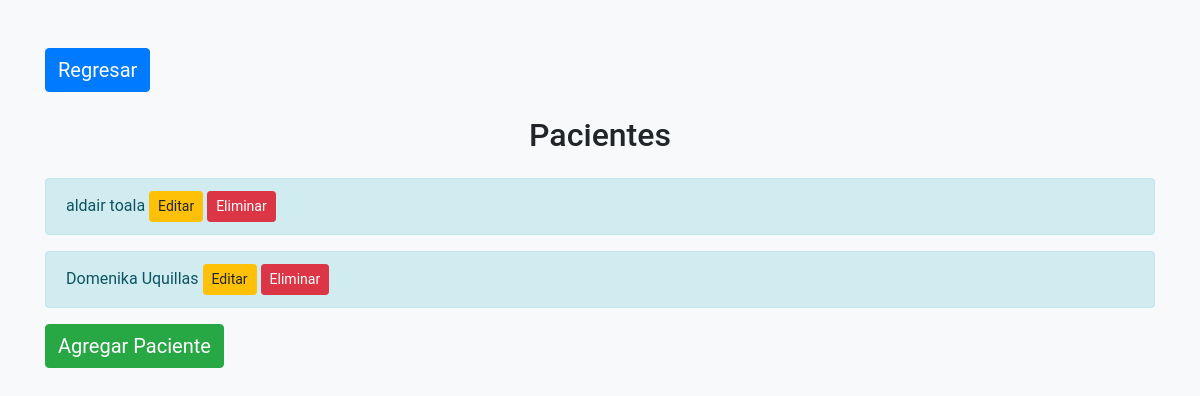
The app's page /pacientes/, older data.
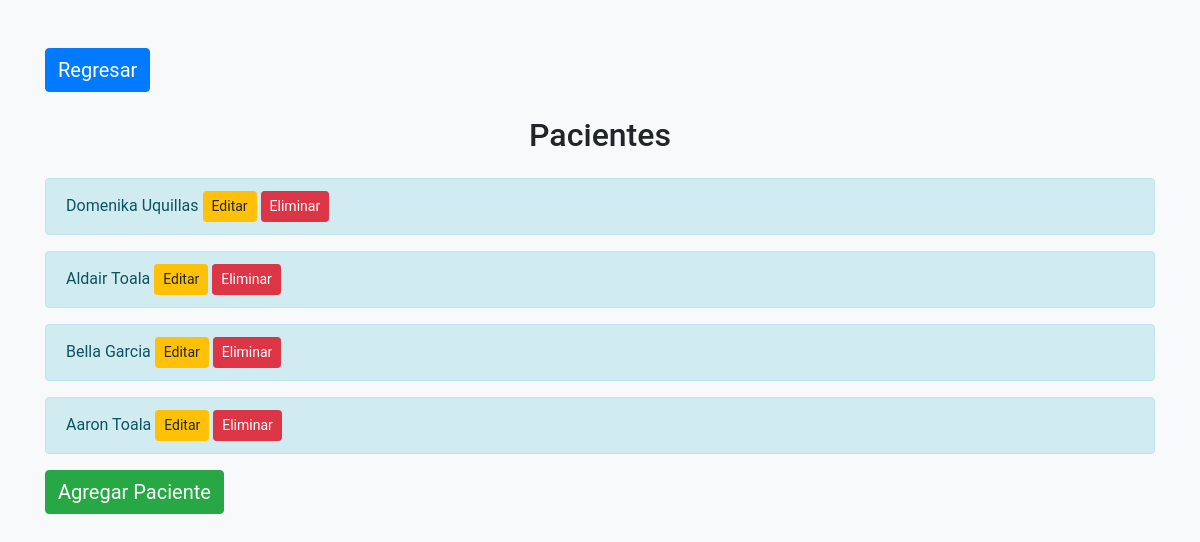
The same page, newer data.
### core/models.py (models this page shows, shortened)
class Paciente(models.Model):
    nombre = models.CharField(max_length=100)
    edad = models.IntegerField()
    direccion = models.CharField(max_length=255)

### core/views.py (the view)
# urls.py: path('pacientes/', views.lista_pacientes, name='lista_pacientes'),
def lista_pacientes(request):
    pacientes = Paciente.objects.all()
    return render(request, 'core/lista_pacientes.html', {'pacientes': pacientes})

### core/templates/core/lista_pacientes.html (shortened to what this page needs)
{% load static %}
<!DOCTYPE html>
<html>
<head>
    <link href="https://maxcdn.bootstrapcdn.com/bootstrap/4.0.0/css/bootstrap.min.css" rel="stylesheet">
    <link href="{% static 'core/styles.css' %}" rel="stylesheet">
</head>
<body>
    <div class="container mt-5">
        <div class="d-flex justify-content-start mb-4">
            <a href="{% url 'home' %}" class="btn btn-primary">Regresar</a>
        </div>
        <h2 class="text-center mb-4">Pacientes</h2>
        {% for paciente in pacientes %}
            <div class="alert alert-info" role="alert">
                {{ paciente.nombre }}
                <a href="{% url 'editar_paciente' paciente.pk %}" class="btn btn-warning btn-sm">Editar</a>
                <form action="{% url 'eliminar_paciente' paciente.pk %}" method="post" style="display:inline;">
                    <button type="submit" class="btn btn-danger btn-sm">Eliminar</button>
                </form>
            </div>
        {% endfor %}
        <a href="{% url 'nuevo_paciente' %}" class="btn btn-success">Agregar Paciente</a>
    </div>
</body>
</html>

Row changes from the older to the newer data that the page shows:
removed Paciente: nombre "aldair toala"
added Paciente: nombre "Aldair Toala"
added Paciente: nombre "Bella Garcia"
added Paciente: nombre "Aaron Toala"
